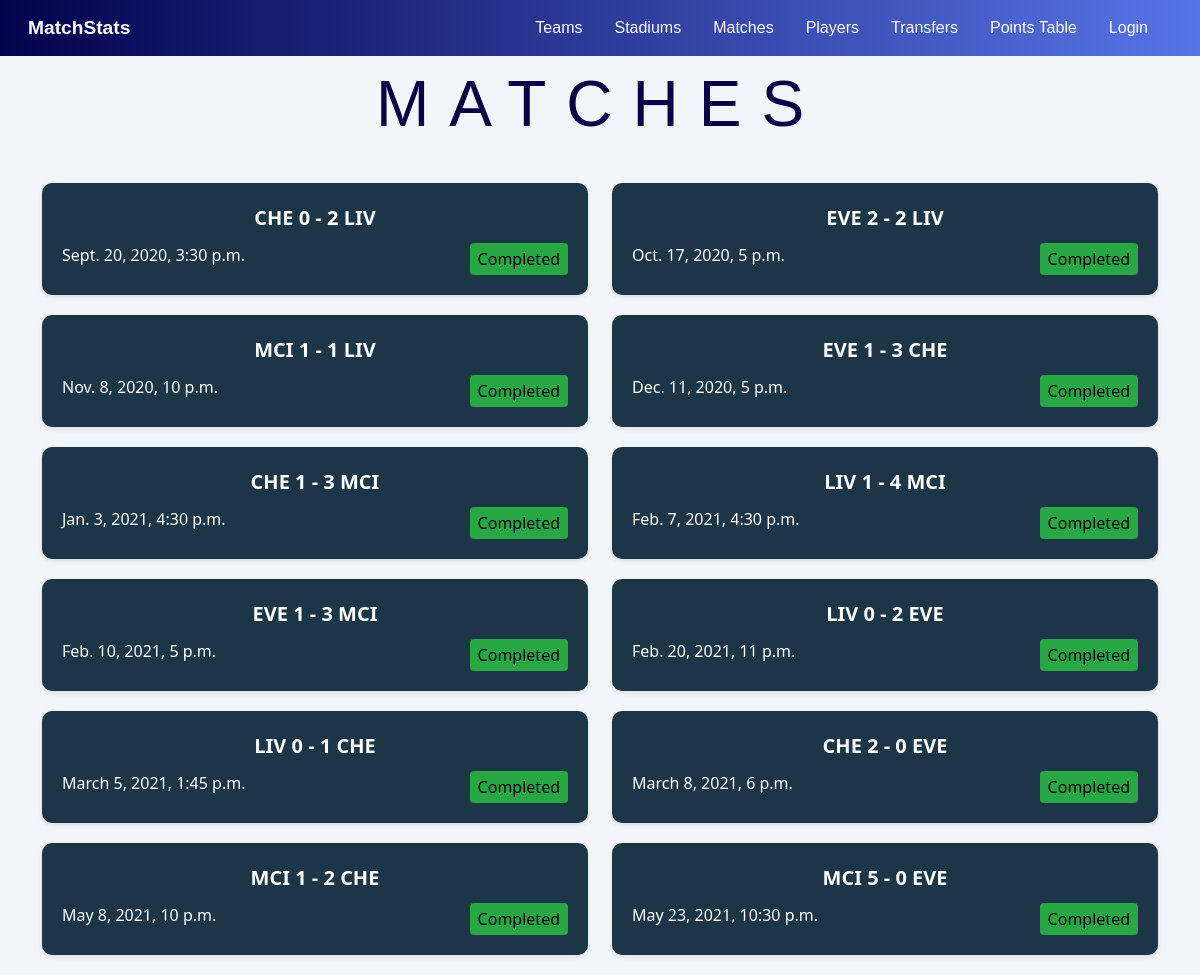
The page /matches/ on the database its author committed.
### main/models.py (models this page shows, shortened)
class Match(models.Model):
    team_1 = models.ForeignKey(Team, null=True, related_name="team_1", on_delete=models.SET_NULL)
    team_2 = models.ForeignKey(Team, null=True, related_name="team_2", on_delete=models.SET_NULL)
    score_1 = models.PositiveSmallIntegerField(default=0)
    score_2 = models.PositiveSmallIntegerField(default=0)
    shots_1 = models.PositiveSmallIntegerField(default=0)
    shots_2 = models.PositiveSmallIntegerField(default=0)
    offsides_1 = models.PositiveSmallIntegerField(default=0)
    offsides_2 = models.PositiveSmallIntegerField(default=0)
    corners_1 = models.PositiveSmallIntegerField(default=0)
    corners_2 = models.PositiveSmallIntegerField(default=0)
    match_time = models.DateTimeField()
    completed = models.BooleanField(default=False)
    stadium = models.ForeignKey(Stadium, null=True, on_delete=models.SET_NULL)
    viewer_count = models.PositiveIntegerField(null=True, blank=True)

class Team(models.Model):
    name = models.CharField(max_length=128, unique=True)
    code = models.CharField(max_length=3, unique=True)
    stadium = models.ForeignKey(Stadium, on_delete=models.SET_NULL, null=True, blank=True)
    played = models.PositiveSmallIntegerField(default=0)
    wins = models.PositiveSmallIntegerField(default=0)
    draws = models.PositiveSmallIntegerField(default=0)
    losses = models.PositiveSmallIntegerField(default=0)
    goals_for = models.PositiveSmallIntegerField(default=0)
    goals_against = models.PositiveSmallIntegerField(default=0)
    points = models.SmallIntegerField(default=0)

### main/views.py (the view)
# urls.py: path("matches/", views.MatchList.as_view(), name="match_list"),
class MatchList(generic.ListView):
    model = Match
    template_name = 'main/match_list.html'
    context_object_name = "matches"
    ordering = ["match_time"]

### main/templates/main/match_list.html (shortened to what this page needs)
{% extends 'main/base.html' %}
{% block content %}
    <div class="container">
        <h1>Matches</h1>
        <div class="row">
            {% for match in matches %}
            <div class="col-md-6">
              <a href="{% url 'main:match_detail' match.id %}" class="match-link">
                <div class="match-card">
                  <div class="team-names">
                    {{ match.team_1.code }} {{ match.score_1 }} - {{ match.score_2 }} {{ match.team_2.code }}
                  </div>
                  <div class="match-details">
                    <span>{{ match.match_time }}</span>
                    <span class="{% if match.completed %}completed{% else %}not-completed{% endif %}">
                      {% if match.completed %}Completed{% else %}Not Completed{% endif %}
                    </span>
                  </div>
                </div>
              </a>
            </div>
            {% endfor %}
        </div>
    </div>
{% endblock %}

### main/templates/main/match_list.html (style rules this page uses)
body { background-color: #f2f6fa; font-family: 'Segoe UI', Tahoma, Geneva, Verdana, sans-serif; overflow: visible; }
.container { text-align: center; }
h1 { font-size: 4rem; color: #0a0244; margin-bottom: 30px; padding: 10px; display: inline-block; font-family: 'Gill Sans', 'Gill Sans MT', Calibri, 'Trebuchet MS', sans-serif; border-radius: 10px; text-transform: uppercase; letter-spacing: 20px; text-align: center; }
.match-card { background-color: #1c3648; padding: 20px; margin-bottom: 20px; border-radius: 10px; box-shadow: 0 2px 5px rgba(0, 0, 0, 0.1); transition: transform 0.2s ease-in-out; color: #ffffff; }
.team-names { font-size: 20px; font-weight: bold; margin-bottom: 10px; }
.match-details { display: flex; justify-content: space-between; font-size: 16px; }
.completed { color: #000000; background-color: #28a745; padding: 4px 8px; border-radius: 4px; }
.match-link { text-decoration: none; }

### rows shown on the page
Match: team_1.code "CHE", score_1 "0", score_2 "2", team_2.code "LIV", match_time "Sept. 20, 2020, 3:30 p.m.", completed "Completed"
Match: team_1.code "EVE", score_1 "2", score_2 "2", team_2.code "LIV", match_time "Oct. 17, 2020, 5 p.m.", completed "Completed"
Match: team_1.code "MCI", score_1 "1", score_2 "1", team_2.code "LIV", match_time "Nov. 8, 2020, 10 p.m.", completed "Completed"
Match: team_1.code "EVE", score_1 "1", score_2 "3", team_2.code "CHE", match_time "Dec. 11, 2020, 5 p.m.", completed "Completed"
Match: team_1.code "CHE", score_1 "1", score_2 "3", team_2.code "MCI", match_time "Jan. 3, 2021, 4:30 p.m.", completed "Completed"
Match: team_1.code "LIV", score_1 "1", score_2 "4", team_2.code "MCI", match_time "Feb. 7, 2021, 4:30 p.m.", completed "Completed"
Match: team_1.code "EVE", score_1 "1", score_2 "3", team_2.code "MCI", match_time "Feb. 10, 2021, 5 p.m.", completed "Completed"
Match: team_1.code "LIV", score_1 "0", score_2 "2", team_2.code "EVE", match_time "Feb. 20, 2021, 11 p.m.", completed "Completed"
Match: team_1.code "LIV", score_1 "0", score_2 "1", team_2.code "CHE", match_time "March 5, 2021, 1:45 p.m.", completed "Completed"
Match: team_1.code "CHE", score_1 "2", score_2 "0", team_2.code "EVE", match_time "March 8, 2021, 6 p.m.", completed "Completed"
Match: team_1.code "MCI", score_1 "1", score_2 "2", team_2.code "CHE", match_time "May 8, 2021, 10 p.m.", completed "Completed"
Match: team_1.code "MCI", score_1 "5", score_2 "0", team_2.code "EVE", match_time "May 23, 2021, 10:30 p.m.", completed "Completed"
